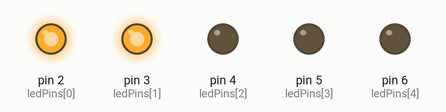
Recording of a sketch running on a simulated Arduino Uno, built with avr-gcc and run on an emulated ATmega328P. On the bench: output pins drawn as LEDs (lit = HIGH).

Above: at 0.05 s.
At 0.65 s:
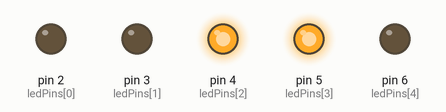
At 1.45 s:
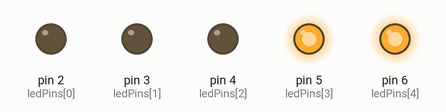
At 2.25 s:
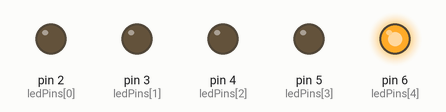
At 2.85 s:
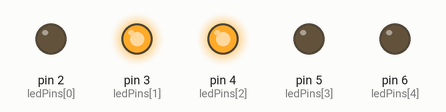
Timing chart, 0 to 3.1 s (numbered marks = the images above):
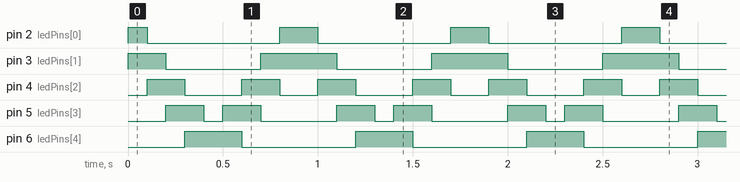

The sketch:

disco_lights.ino
```cpp
int ledPins[] = {2,3,4,5,6};

void setup() {
  for (int j=0; j<5; j++){
      pinMode(ledPins[j], OUTPUT);
  }
}

void loop() {
  for (int i=0; i<4; i++){
    turnOn(ledPins[i], ledPins[i+1]);
  }
  for(int i=5; i>0; i--){
    turnOn(ledPins[i], ledPins[i-1]);
    }
}

void turnOn(int ledPin1, int ledPin2){
  digitalWrite(ledPin1, HIGH);
  digitalWrite(ledPin2, HIGH);
  delay(100);
  digitalWrite(ledPin1, LOW);
  digitalWrite(ledPin2, LOW);
}
```

Measured:
- by itself, pin 2 (ledPins[0]): repeats every 0.90 s: LOW 0.70 s, HIGH 0.20 s
- by itself, pin 3 (ledPins[1]): repeats every 0.90 s: LOW 0.50 s, HIGH 0.40 s
- by itself, pin 4 (ledPins[2]): repeats every 0.90 s: LOW 0.30 s, HIGH 0.20 s, LOW 0.20 s, HIGH 0.20 s
- by itself, pin 5 (ledPins[3]): repeats every 0.90 s: LOW 0.10 s, HIGH 0.20 s, LOW 0.40 s, HIGH 0.20 s
- by itself, pin 6 (ledPins[4]): alternates HIGH for 0.30 s and LOW for 0.60 s
